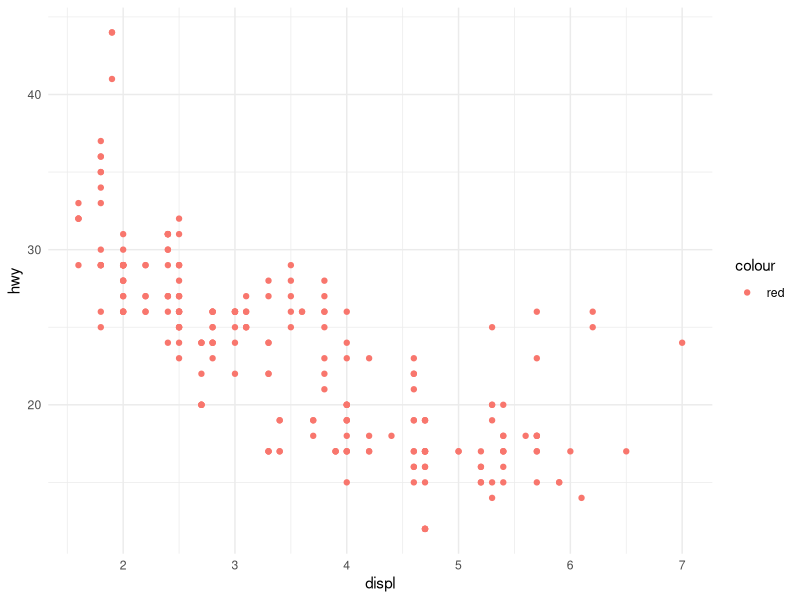

This figure's R source:
library(tidyverse)
library(ggplot2)

data <- ggplot2::mpg

data %>%
  ggplot(aes(x = displ, y = hwy, colour = "red")) +
  geom_point() +
  theme_minimal()
